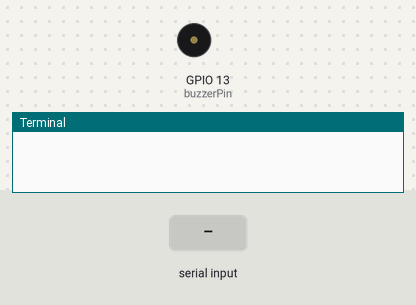
A program run on a simulated Raspberry Pi (BCM pin numbers). Shown: buzzer (waves = sounding), the last lines printed to the terminal. Inputs (shaded band) come from the test bench.

Above: at 1.2 s.
1.3 s: "1" typed at the terminal, then Enter
At 1.45 s:
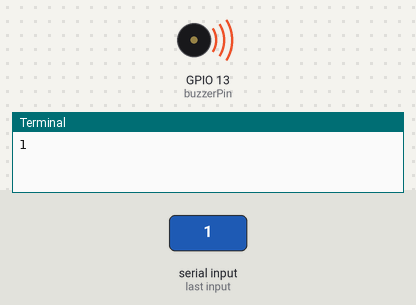
3.1 s: "5" typed at the terminal, then Enter
At 4.3 s:
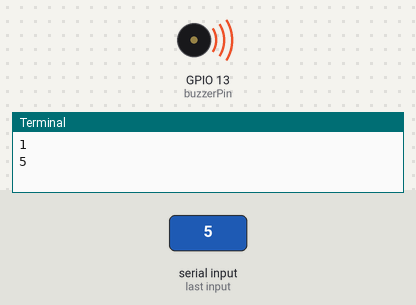
4.6 s: "2" typed at the terminal, then Enter
At 5.9 s:
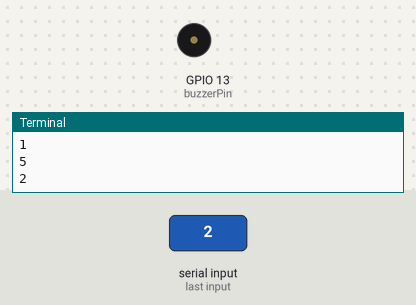
Timing chart, 0 to 7.6 s (numbered marks = the images above; inputs shaded):
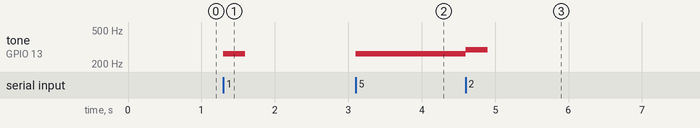

The program:

piano.py
```python
import RPi.GPIO as GPIO
import time

GPIO.setwarnings(False)
buzzerPin = 13

GPIO.setmode(GPIO.BCM)
GPIO.setup(buzzerPin, GPIO.OUT)

buzz = GPIO.PWM(buzzerPin, 440)

melody = [262, 294, 330, 349, 392, 440, 494]

def buzz_Freq(Piano):
	# print("숫자 : %d 입력" , Piano)
	buzz.ChangeFrequency(Piano)
	time.sleep(0.3)
	buzz.stop()

try:
	while True:
		key = int(input())
		buzz.start(50)
		if (key == 1):
			buzz_Freq(melody[0])

		elif (key == 2):
			buzz_Freq(melody[1])

		elif (key == 3):
			buzz_Freq(melody[2])

		elif (key == 4):
			buzz_Freq(melody[3])

except KeyboardInterrupt:
	GPIO.cleanup()
```

Measured:
- after the input at 1.3 s, tone on GPIO 13 (buzzerPin): silent → 262 Hz at once, → silent 0.30 s later
- after the input at 3.1 s, tone on GPIO 13 (buzzerPin): silent → 262 Hz at once
- after the input at 4.6 s, tone on GPIO 13 (buzzerPin): 262 Hz → 294 Hz at once, → silent 0.30 s later
